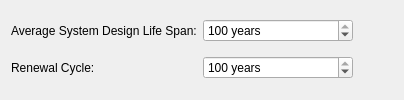
                     <widget class="QWidget" name="biof_lcc_temp_widget" native="true">
                      <layout class="QGridLayout" name="gridLayout_36">
                       <item row="1" column="0">
                        <widget class="QLabel" name="biof_renewal_lbl">
                         <property name="text">
                          <string>Renewal Cycle:</string>
                         </property>
                        </widget>
                       </item>
                       <item row="1" column="2">
                        <spacer name="horizontalSpacer_22">
                         <property name="orientation">
                          <enum>Qt::Horizontal</enum>
                         </property>
                         <property name="sizeHint" stdset="0">
                          <size>
                           <width>40</width>
                           <height>20</height>
                          </size>
                         </property>
                        </spacer>
                       </item>
                       <item row="1" column="1">
                        <widget class="QSpinBox" name="biof_renewal_spin">
                         <property name="suffix">
                          <string> years</string>
                         </property>
                         <property name="minimum">
                          <number>5</number>
                         </property>
                         <property name="maximum">
                          <number>100</number>
                         </property>
                         <property name="singleStep">
                          <number>5</number>
                         </property>
                         <property name="value">
                          <number>100</number>
                         </property>
                        </widget>
                       </item>
                       <item row="0" column="2">
                        <spacer name="horizontalSpacer_21">
                         <property name="orientation">
                          <enum>Qt::Horizontal</enum>
                         </property>
                         <property name="sizeHint" stdset="0">
                          <size>
                           <width>40</width>
                           <height>20</height>
                          </size>
                         </property>
                        </spacer>
                       </item>
                       <item row="0" column="1">
                        <widget class="QSpinBox" name="biof_avglife_spin">
                         <property name="minimumSize">
                          <size>
                           <width>150</width>
                           <height>0</height>
                          </size>
                         </property>
                         <property name="suffix">
                          <string> years</string>
                         </property>
                         <property name="minimum">
                          <number>5</number>
                         </property>
                         <property name="maximum">
                          <number>100</number>
                         </property>
                         <property name="singleStep">
                          <number>5</number>
                         </property>
                         <property name="value">
                          <number>100</number>
                         </property>
                        </widget>
                       </item>
                       <item row="0" column="0">
                        <widget class="QLabel" name="biof_avglife_lbl">
                         <property name="text">
                          <string>Average System Design Life Span:</string>
                         </property>
                        </widget>
                       </item>
                      </layout>
                     </widget>
